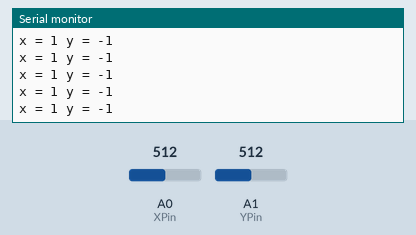
Recording of a sketch running on a simulated Arduino Uno, built with avr-gcc and run on an emulated ATmega328P. On the bench: the last lines printed to the serial monitor. The test bench sets the inputs (shaded band); at power-on: A0 (XPin) = 512, A1 (YPin) = 512.

Above: at 1.2 s.
1.3 s: A0 (XPin) set to 716
At 1.31 s:
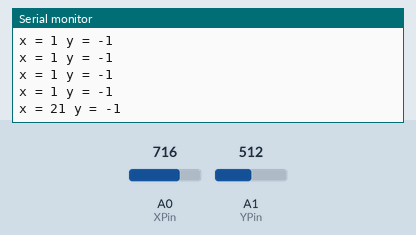
2.8 s: A1 (YPin) set to 716
At 2.82 s:
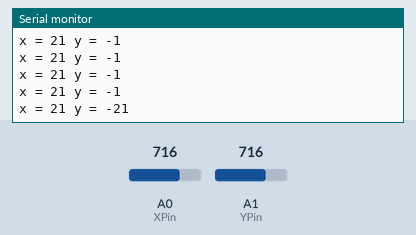
4.3 s: A0 (XPin) set to 900
At 4.33 s:
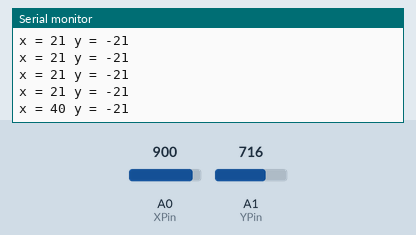
5.8 s: A1 (YPin) set to 900
At 5.84 s:
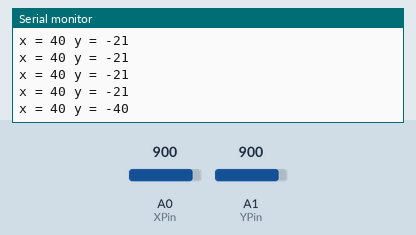
Timing chart, 0 to 8.3 s (numbered marks = the images above; inputs shaded):
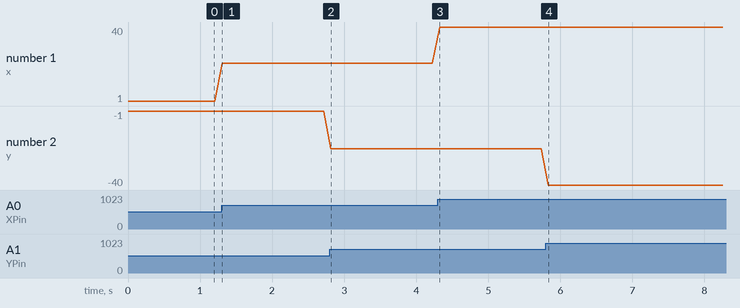

The sketch:

JoyStick.ino
```cpp
int XPin=A0;
int YPin=A1;
int PushPin=7;
int X,Y,S;

void setup() {
  // put your setup code here, to run once:
  pinMode(PushPin,INPUT);
  Serial.begin(9600);
}

void loop() {
  // put your main code here, to run repeatedly:
  X=map(analogRead(XPin),0,1000,-50,50);
  Y=map(analogRead(YPin),0,1000,50,-50);
  //X=analogRead(XPin);
  //Y=analogRead(YPin);
  Serial.print("x = ");
  Serial.print(X);
  Serial.print(" y = ");
  Serial.println(Y);
  delay(100);
}
```

Measured:
- after the input at 1.3 s, the serial monitor: prints a new line at once (image 1)
- after the input at 2.8 s, the serial monitor: prints a new line at once (image 2)
- after the input at 4.3 s, the serial monitor: prints a new line at once (image 3)
- after the input at 5.8 s, the serial monitor: prints a new line at once (image 4)
- plotted number 1: 1 → 21 after the input at 1.3 s, 21 → 40 after the input at 4.3 s
- plotted number 2: -1 → -21 after the input at 2.8 s, -21 → -40 after the input at 5.8 s
